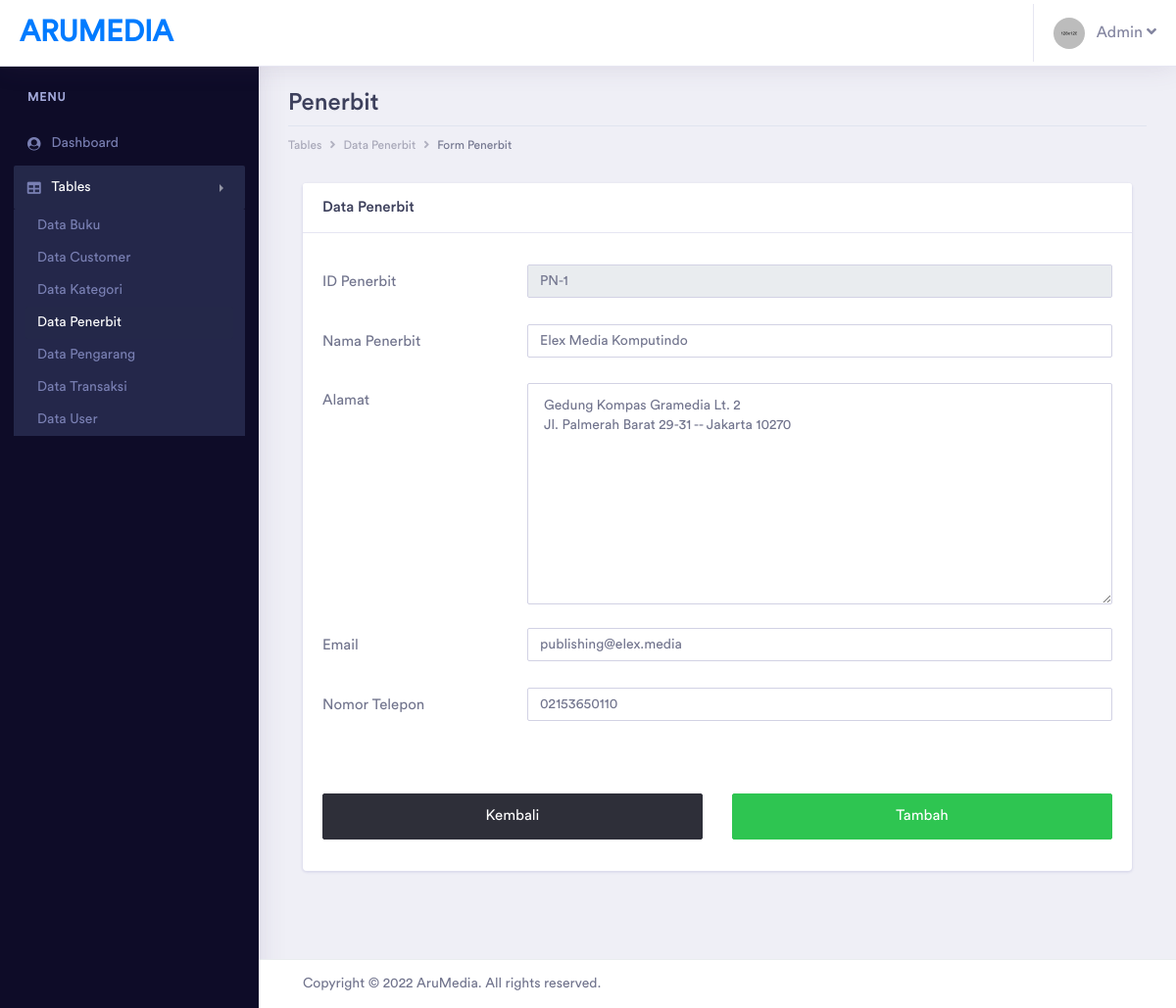
The app's page /admin/pages/tables/penerbit/form_edit_penerbit.php?id_penerbit=PN-1 (signed in) with its own data.
### tables this page shows
CREATE TABLE `penerbit` (
  `id_penerbit` varchar(20) NOT NULL,
  `nama_penerbit` varchar(100) NOT NULL,
  `alamat_penerbit` varchar(100) NOT NULL,
  `email_penerbit` varchar(50) NOT NULL,
  `telp_penerbit` varchar(20) NOT NULL,
  `deleted` tinyint(1) NOT NULL
);

### admin/pages/tables/penerbit/form_edit_penerbit.php (the view, shortened to what this page needs)
<?php
include '../../../../helper/connection.php';
$id_penerbit = $_GET['id_penerbit'];
$query = "SELECT * FROM penerbit WHERE id_penerbit = '$id_penerbit'";
$result = mysqli_query($con, $query);
$item = '';
if(mysqli_num_rows($result) == 1)
{
    $item = mysqli_fetch_assoc($result);
}
?>
<?php
if(!$_SESSION['username'] && !$_SESSION['password'] && $_SESSION['tipe_user'] != "Admin")
{
    echo "
		<script type='text/javascript'>
		alert('Anda harus login terlebih dahulu!')
		window.location='../../../index.php';
		</script>";
}
else
{
?>
<!doctype html>
<html lang="en">
<head>
    <link rel="stylesheet" href="../../../assets/vendor/bootstrap/css/bootstrap.min.css">
    <link href="../../../assets/vendor/fonts/circular-std/style.css" rel="stylesheet">
    <link rel="stylesheet" href="../../../assets/libs/css/style.css">
    <link rel="stylesheet" href="../../../assets/vendor/fonts/fontawesome/css/fontawesome-all.css">
    <link rel="stylesheet" href="../../../assets/vendor/charts/chartist-bundle/chartist.css">
    <link rel="stylesheet" href="../../../assets/vendor/charts/morris-bundle/morris.css">
    <link rel="stylesheet" href="../../../assets/vendor/fonts/material-design-iconic-font/css/materialdesignicons.min.css">
    <link rel="stylesheet" href="../../../assets/vendor/charts/c3charts/c3.css">
    <link rel="stylesheet" href="../../../assets/vendor/fonts/flag-icon-css/flag-icon.min.css">
</head>
<body>
    <div class="dashboard-main-wrapper">
        <div class="dashboard-header">
            <nav class="navbar navbar-expand-lg bg-white fixed-top">
                <a class="navbar-brand" href="../../../dashboard.php">AruMedia</a>
                <div class="collapse navbar-collapse " id="navbarSupportedContent">
                    <ul class="navbar-nav ml-auto navbar-right-top">
                        <li class="nav-item dropdown nav-user">
                            <a class="nav-link nav-user-img" href="#" id="navbarDropdownMenuLink2" data-toggle="dropdown"
                                aria-haspopup="true" aria-expanded="false"><img src="../../../assets/images/avatar-1.jpg"
                                    alt="" class="user-avatar-md rounded-circle">&nbsp;&nbsp;&nbsp;Admin <i class="fas fa-angle-down"></i></a>
                        </li>
                    </ul>
                </div>
            </nav>
        </div>
        <div class="nav-left-sidebar sidebar-dark">
            <div class="menu-list">
                <nav class="navbar navbar-expand-lg navbar-light">
                    <div class="collapse navbar-collapse" id="navbarNav">
                        <ul class="navbar-nav flex-column">
                            <li class="nav-divider">
                                Menu
                            </li>
                            <li class="nav-item ">
                                <a class="nav-link" href="../../../dashboard.php" aria-expanded="false" data-target="#submenu-1"
                                    aria-controls="submenu-1"><i class="fa fa-fw fa-user-circle"></i>Dashboard
                                    <span class="badge badge-success">6</span></a>
                            </li>
                            <li class="nav-item">
                                <a class="nav-link active" href="#" data-toggle="collapse" aria-expanded="false"
                                    data-target="#submenu-5" aria-controls="submenu-5"><i class="fas fa-fw fa-table"></i>Tables</a>
                                <div id="submenu-5" class="collapse submenu show" style="">
                                    <ul class="nav flex-column">
                                        <li class="nav-item">
                                            <a class="nav-link" href="../buku/table_buku.php">Data Buku</a>
                                        </li>
                                        <li class="nav-item">
                                            <a class="nav-link" href="../customer/table_customer.php">Data Customer</a>
                                        </li>
                                        <li class="nav-item">
                                            <a class="nav-link" href="../kategori/table_kategori.php">Data Kategori</a>
                                        </li>
                                        <li class="nav-item">
                                            <a class="nav-link active" href="table_penerbit.php">Data Penerbit</a>
                                        </li>
                                        <li class="nav-item">
                                            <a class="nav-link" href="../pengarang/table_pengarang.php">Data Pengarang</a>
                                        </li>
                                        <li class="nav-item">
                                            <a class="nav-link" href="../transaksi/table_transaksi.php">Data Transaksi</a>
                                        </li>
                                        <li class="nav-item">
                                            <a class="nav-link" href="../user/table_user.php">Data User</a>
                                        </li>
                                    </ul>
                                </div>
                            </li>
                        </ul>
                    </div>
                </nav>
            </div>
        </div>
        <div class="dashboard-wrapper">
            <div class="dashboard-ecommerce">
                <div class="container-fluid dashboard-content ">
                    <div class="row">
                        <div class="col-xl-12 col-lg-12 col-md-12 col-sm-12 col-12">
                            <div class="page-header">
                                <h2 class="pageheader-title">Penerbit</h2>
                                <div class="page-breadcrumb">
                                    <nav aria-label="breadcrumb">
                                        <ol class="breadcrumb">
                                            <li class="breadcrumb-item"><a href="#" class="breadcrumb-link">Tables</a></li>
                                            <li class="breadcrumb-item"><a href="table_penerbit.php" class="breadcrumb-link">Data
                                                    Penerbit</a></li>
                                            <li class="breadcrumb-item active" aria-current="page"></li>Form Penerbit
                                        </ol>
                                    </nav>
                                </div>
                            </div>
                        </div>
                    </div>
                    <div class="col-xl-12">
                        <div class="card">
                            <h5 class="card-header">Data Penerbit</h5>
                            <div class="card-body">
                                <form action="process/edit_penerbit.php" method="POST">
                                    <div class="form-group row">
                                        <label class="col-md-3 col-form-label">ID Penerbit</label>
                                        <div class="col-md-9">
                                            <input type="text" name="id_penerbit" class="form-control" value="<?php echo $id_penerbit ?>"
                                                readonly>
                                        </div>
                                    </div>
                                    <div class="form-group row">
                                        <label class="col-md-3 col-form-label">Nama Penerbit</label>
                                        <div class="col-md-9">
                                            <input type="text" name="nama_penerbit" class="form-control" placeholder="Nama Penerbit"
                                                value="<?php echo $item['nama_penerbit'] ?>" required>
                                        </div>
                                    </div>
                                    <div class="form-group row">
                                        <label class="col-md-3 col-form-label">Alamat</label>
                                        <div class="col-md-9">
                                            <textarea name="alamat_penerbit" id="" cols="30" rows="10" class="form-control"
                                                placeholder="Alamat Penerbit" required><?php echo $item['alamat_penerbit'] ?></textarea>
                                        </div>
                                    </div>
                                    <div class="form-group row">
                                        <label class="col-md-3 col-form-label">Email</label>
                                        <div class="col-md-9">
                                            <input type="email" name="email_penerbit" class="form-control" placeholder="Email Penerbit"
                                                value="<?php echo $item['email_penerbit'] ?>" required>
                                        </div>
                                    </div>
                                    <div class="form-group row">
                                        <label class="col-md-3 col-form-label">Nomor Telepon</label>
                                        <div class="col-md-9">
                                            <input type="number" name="telp_penerbit" class="form-control" placeholder="Nomor Telepon"
                                                value="<?php echo $item['telp_penerbit'] ?>" required>
                                        </div>
                                    </div>
                                    <div class="form-group row mt-5">
                                        <div class="col-md-6">
                                            <a name="backBtn" id="backBtn" class="btn btn-dark btn-block btn-lg" href="table_penerbit.php"
                                                role="button">Kembali</a>
                                        </div>
                                        <div class="col-md-6">
                                            <input type="submit" class="btn btn-success btn-block btn-lg" value="Tambah" />
                                        </div>
                                    </div>
                                </form>
                            </div>
                        </div>
                    </div>
                </div>
            </div>
            <div class="footer">
                <div class="container-fluid">
                    <div class="row">
                        <div class="col-xl-6 col-lg-6 col-md-6 col-sm-12 col-12">
                        Copyright © 2022 AruMedia. All rights reserved.
                        </div>
                        <div class="col-xl-6 col-lg-6 col-md-6 col-sm-12 col-12">
                        </div>
                    </div>
                </div>
            </div>
        </div>
    </div>
</body>
</html>
<?php } ?>

### records on screen
penerbit: nama_penerbit "Elex Media Komputindo", alamat_penerbit "Gedung Kompas Gramedia Lt. 2 Jl. Palmerah Barat 29-31 -- Jakarta 10270", email_penerbit "publishing@elex.media", telp_penerbit "02153650110"
